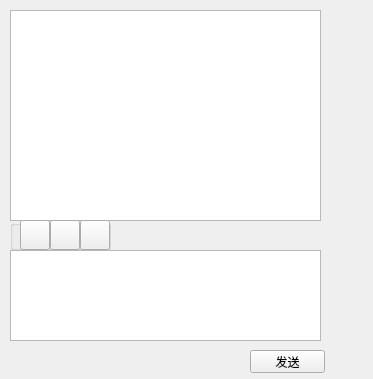
<?xml version="1.0" encoding="UTF-8"?>
<ui version="4.0">
 <class>chatDialog</class>
 <widget class="QWidget" name="chatDialog">
  <property name="geometry">
   <rect>
    <x>0</x>
    <y>0</y>
    <width>373</width>
    <height>379</height>
   </rect>
  </property>
  <property name="minimumSize">
   <size>
    <width>373</width>
    <height>373</height>
   </size>
  </property>
  <property name="windowTitle">
   <string>Form</string>
  </property>
  <widget class="QTextBrowser" name="tb_chat">
   <property name="geometry">
    <rect>
     <x>10</x>
     <y>10</y>
     <width>311</width>
     <height>211</height>
    </rect>
   </property>
  </widget>
  <widget class="QTextEdit" name="te_chat">
   <property name="geometry">
    <rect>
     <x>10</x>
     <y>250</y>
     <width>311</width>
     <height>91</height>
    </rect>
   </property>
  </widget>
  <widget class="QPushButton" name="pb_send">
   <property name="geometry">
    <rect>
     <x>250</x>
     <y>350</y>
     <width>75</width>
     <height>23</height>
    </rect>
   </property>
   <property name="text">
    <string>发送</string>
   </property>
  </widget>
  <widget class="QGroupBox" name="groupBox">
   <property name="geometry">
    <rect>
     <x>10</x>
     <y>220</y>
     <width>101</width>
     <height>30</height>
    </rect>
   </property>
   <property name="sizeIncrement">
    <size>
     <width>0</width>
     <height>0</height>
    </size>
   </property>
   <property name="title">
    <string/>
   </property>
   <widget class="QPushButton" name="pb_tool1">
    <property name="geometry">
     <rect>
      <x>10</x>
      <y>0</y>
      <width>30</width>
      <height>30</height>
     </rect>
    </property>
    <property name="text">
     <string/>
    </property>
   </widget>
   <widget class="QPushButton" name="pb_tool2">
    <property name="geometry">
     <rect>
      <x>40</x>
      <y>0</y>
      <width>30</width>
      <height>30</height>
     </rect>
    </property>
    <property name="text">
     <string/>
    </property>
   </widget>
   <widget class="QPushButton" name="pb_tool3">
    <property name="geometry">
     <rect>
      <x>70</x>
      <y>0</y>
      <width>30</width>
      <height>30</height>
     </rect>
    </property>
    <property name="text">
     <string/>
    </property>
   </widget>
  </widget>
 </widget>
 <resources/>
 <connections/>
</ui>
